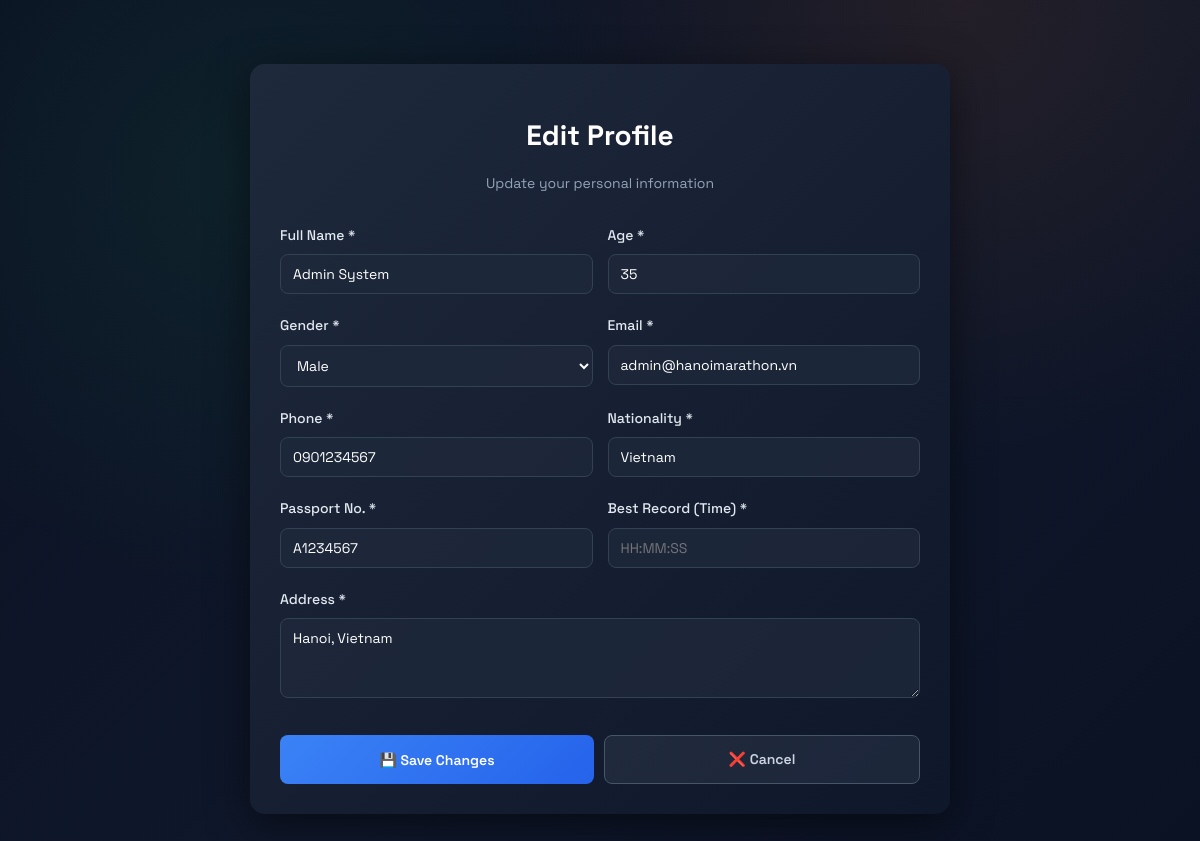
/edit_profile.php (signed in), run on the app's committed database.
### tables this page shows
CREATE TABLE Participant (
    UserID INT PRIMARY KEY AUTO_INCREMENT,
    Username VARCHAR(50) UNIQUE NOT NULL,
    Password VARCHAR(255) NOT NULL,
    Name VARCHAR(100) NOT NULL,
    BestRecord VARCHAR(20),
    Nationality VARCHAR(50),
    PassportNO VARCHAR(50),
    Sex VARCHAR(10) NOT NULL,
    Age INT NOT NULL,
    Email VARCHAR(100) NOT NULL,
    Phone VARCHAR(20) NOT NULL,
    Address TEXT,
    Role VARCHAR(10) DEFAULT 'user'  
);

### edit_profile.php (the view, shortened to what this page needs)
<?php
include 'lib/db.php';
$uid = $_SESSION['user_id'];
$stmt = $pdo->prepare("SELECT * FROM Participant WHERE UserID = ?");
$stmt->execute([$uid]);
$user = $stmt->fetch(PDO::FETCH_ASSOC);
?>
<!DOCTYPE html>
<html lang="en">
<head>
    <link rel="stylesheet" href="css/style.css">
</head>
<body>
    <div class="profile-container">
        <div class="profile-header">
            <h1>Edit Profile</h1>
            <p>Update your personal information</p>
        </div>
        <form method="POST">
            <div class="form-row">
                <div class="form-group">
                    <label for="name">Full Name *</label>
                    <input type="text" id="name" name="name" value="<?php echo htmlspecialchars($user['Name'] ?? ''); ?>" required>
                </div>
                <div class="form-group">
                    <label for="age">Age *</label>
                    <input type="number" id="age" name="age" value="<?php echo htmlspecialchars($user['Age'] ?? ''); ?>" min="16" max="69" required>
                </div>
            </div>
            <div class="form-row">
                <div class="form-group">
                    <label for="sex">Gender *</label>
                    <select id="sex" name="sex" required>
                        <option value="Male" <?php echo ($user['Sex'] === 'Male') ? 'selected' : ''; ?>>Male</option>
                    </select>
                </div>
                <div class="form-group">
                    <label for="email">Email *</label>
                    <input type="email" id="email" name="email" value="<?php echo htmlspecialchars($user['Email'] ?? ''); ?>" required>
                </div>
            </div>
            <div class="form-row">
                <div class="form-group">
                    <label for="phone">Phone *</label>
                    <input type="tel" id="phone" name="phone" value="<?php echo htmlspecialchars($user['Phone'] ?? ''); ?>" pattern="[0-9+\-\s]{7,20}" required>
                </div>
                <div class="form-group">
                    <label for="nationality">Nationality *</label>
                    <input type="text" id="nationality" name="nationality" value="<?php echo htmlspecialchars($user['Nationality'] ?? ''); ?>" pattern="[A-Za-z\s\-]{2,50}" placeholder="e.g., Vietnamese" required>
                </div>
            </div>
            <div class="form-row">
                <div class="form-group">
                    <label for="passport_no">Passport No. *</label>
                    <input type="text" id="passport_no" name="passport_no" value="<?php echo htmlspecialchars($user['PassportNO'] ?? ''); ?>" pattern="[A-Za-z0-9]{5,20}" required>
                </div>
                <div class="form-group">
                    <label for="best_record">Best Record (Time) *</label>
                    <input type="text" id="best_record" name="best_record" value="<?php echo htmlspecialchars($user['BestRecord'] ?? ''); ?>" pattern="\d{2}:\d{2}:\d{2}" placeholder="HH:MM:SS" required>
                </div>
            </div>
            <div class="form-group">
                <label for="address">Address *</label>
                <textarea id="address" name="address" placeholder="Your full address" minlength="5" required><?php echo htmlspecialchars($user['Address'] ?? ''); ?></textarea>
            </div>
            <div class="form-actions">
                <button type="submit" name="update_profile" class="btn btn-save">💾 Save Changes</button>
                <a href="my_page.php" class="btn btn-cancel" style="text-decoration: none; text-align: center;">❌ Cancel</a>
            </div>
        </form>
    </div>
</body>
</html>

### css/style.css (style rules this page uses)
:root { --bg: #0f172a; --panel: #111827; --card: #0b1224; --accent: #22c55e; --accent-2: #f97316; --muted: #9ca3af; --line: rgba(255,255,255,0.08); --text: #e5e7eb; --shadow: 0 20px 60px rgba(0,0,0,0.35); --radius: 14px; }
* { box-sizing: border-box; }
body { margin: 0; padding: 24px; font-family: 'Space Grotesk', 'Segoe UI', sans-serif; line-height: 1.6; color: var(--text); background: radial-gradient(circle at 20% 20%, rgba(34,197,94,0.08), transparent 35%), radial-gradient(circle at 80% 0%, rgba(249,115,22,0.09), transparent 35%), linear-gradient(135deg, #0b1224, #0f172a 55%, #0b1224 100%); min-height: 100vh; }
a { color: var(--accent); text-decoration: none; }
.btn { display: inline-flex; align-items: center; justify-content: center; gap: 8px; padding: 10px 16px; border-radius: 10px; border: 1px solid var(--line); background: rgba(255,255,255,0.04); color: var(--text); cursor: pointer; transition: all 0.2s ease; text-decoration: none; }

### edit_profile.php (style rules this page uses)
.profile-container { max-width: 700px; margin: 40px auto; padding: 30px; background: linear-gradient(135deg, #1e293b, #0f172a); border-radius: 15px; box-shadow: 0 10px 40px rgba(0, 0, 0, 0.5); }
.profile-header { text-align: center; margin-bottom: 30px; }
.profile-header h1 { font-size: 28px; color: #fff; margin-bottom: 10px; }
.profile-header p { color: #94a3b8; font-size: 14px; }
.form-group { margin-bottom: 20px; }
.form-group label { display: block; margin-bottom: 8px; color: #e2e8f0; font-weight: 500; font-size: 14px; }
.form-group input, .form-group select, .form-group textarea { width: 100%; padding: 10px 12px; background: rgba(30, 41, 59, 0.8); border: 1px solid #334155; border-radius: 8px; color: #fff; font-family: 'Space Grotesk', sans-serif; font-size: 14px; transition: all 0.3s ease; }
.form-row { display: grid; grid-template-columns: 1fr 1fr; gap: 15px; }
.form-group textarea { min-height: 80px; resize: vertical; }
.form-actions { display: flex; gap: 10px; margin-top: 30px; }
.btn { flex: 1; padding: 12px 20px; border: none; border-radius: 8px; font-weight: 600; font-size: 14px; cursor: pointer; transition: all 0.3s ease; font-family: 'Space Grotesk', sans-serif; }
.btn-save { background: linear-gradient(135deg, #3b82f6, #2563eb); color: white; }
.btn-cancel { background: rgba(148, 163, 184, 0.1); color: #cbd5e1; border: 1px solid #475569; }

### data on the page
participant: name "Admin System", age "35", sex "Male", email "admin@hanoimarathon.vn", phone "0901234567", nationality "Vietnam", passport_no "A1234567", address "Hanoi, Vietnam"
